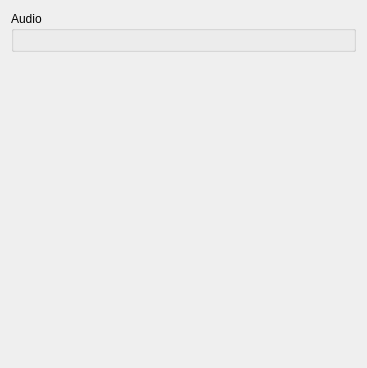
<?xml version="1.0" encoding="UTF-8"?>
<ui version="4.0">
 <class>ConfigureAudio</class>
 <widget class="QWidget" name="ConfigureAudio">
  <property name="geometry">
   <rect>
    <x>0</x>
    <y>0</y>
    <width>367</width>
    <height>368</height>
   </rect>
  </property>
  <property name="accessibleName">
   <string>Audio</string>
  </property>
  <layout class="QVBoxLayout">
   <item>
    <widget class="QGroupBox" name="groupBox">
     <property name="title">
      <string>Audio</string>
     </property>
     <layout class="QVBoxLayout">
      <item>
       <widget class="QWidget" name="audio_widget" native="true">
        <property name="maximumSize">
         <size>
          <width>16777215</width>
          <height>16777213</height>
         </size>
        </property>
        <layout class="QVBoxLayout" name="verticalLayout">
         <property name="leftMargin">
          <number>0</number>
         </property>
         <property name="topMargin">
          <number>0</number>
         </property>
         <property name="rightMargin">
          <number>0</number>
         </property>
         <property name="bottomMargin">
          <number>0</number>
         </property>
        </layout>
       </widget>
      </item>
     </layout>
    </widget>
   </item>
   <item>
    <spacer>
     <property name="orientation">
      <enum>Qt::Vertical</enum>
     </property>
     <property name="sizeHint" stdset="0">
      <size>
       <width>167</width>
       <height>55</height>
      </size>
     </property>
    </spacer>
   </item>
  </layout>
 </widget>
 <resources/>
 <connections/>
</ui>
